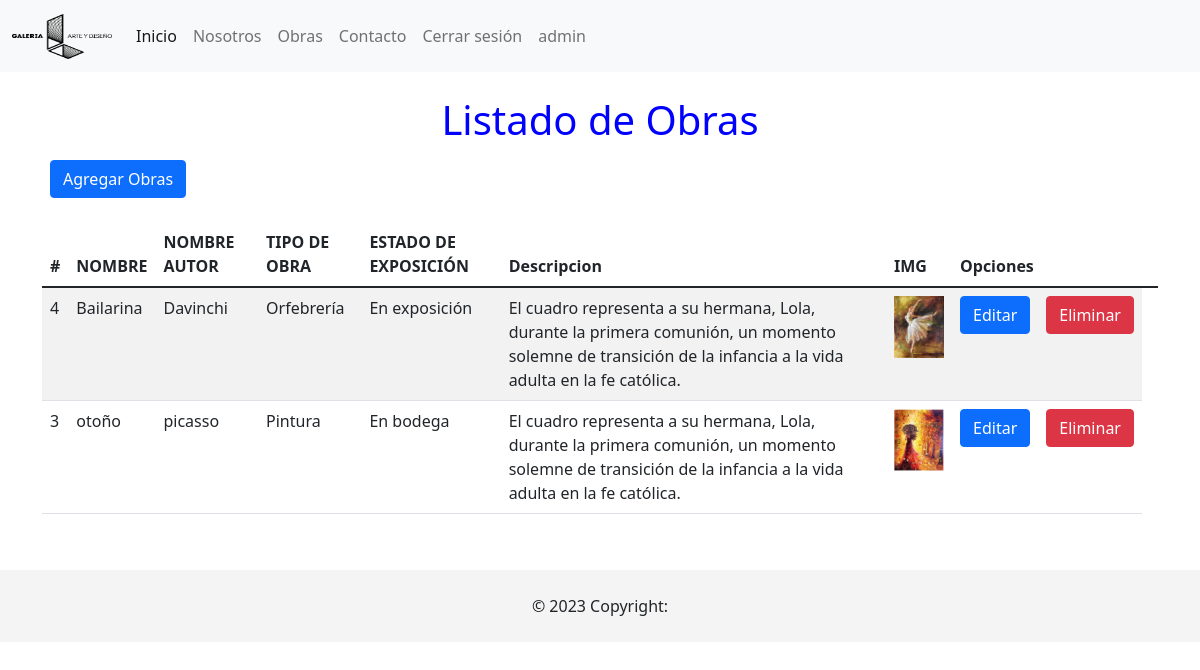
Page /gestioncur (signed in) on the committed database.
### alumnos/models.py (models this page shows, shortened)
class Obras(models.Model):
    codigo           = models.CharField(primary_key=True, max_length=6, verbose_name='codigo')
    nombre          = models.CharField(max_length=150, verbose_name='nombre')
    nombre_autor           = models.CharField(max_length=150, verbose_name='nombre_autor')
    tipo          =models.IntegerField(verbose_name='tipo')
    estado           = models.IntegerField(verbose_name='estado')
    descripcion          = models.TextField(verbose_name='descripcion')
    img              = models.ImageField(upload_to='img/', null=True, blank=True, verbose_name='img')
    class Meta:
        ordering = ['nombre']

### alumnos/views.py (the view)
# urls.py: path('gestioncur', views.gestioncur, name='gestioncur'),
@login_required
def gestioncur(request):
    obras = Obras.objects.all()
    for obr in obras:
        if obr.estado == 1:
            obr.estado = 'En exposición'
        else:
            obr.estado = 'En bodega'
        if obr.tipo == 1:
            obr.tipo = 'Orfebrería'
        elif obr.tipo == 2:
            obr.tipo = 'Pintura'
        else:
            obr.tipo = 'Escultura'
    context={"obras":obras}
    return render(request, 'alumnos/gestion/gestioncur.html', context)

### alumnos/templates/alumnos/gestion/gestioncur.html (shortened to what this page needs)
{% extends "../base.html" %}
{% block body %}
    <div class="row">
        <div class="col-sm-12">
            <h1>Listado de Obras</h1>
            <div class="p-2">
                <a href="{% url 'nuevocur' %}" class="btn btn-primary">Agregar Obras</a>
              </div>
            <div class="table-responsive py-3">
                <table class="table table-striped">
                    <thead>
                        <tr>
                            <th>#</th>
                            <th>NOMBRE</th>
                            <th>NOMBRE AUTOR</th>
                            <th>TIPO DE OBRA</th>
                            <th>ESTADO DE EXPOSICIÓN</th>
                            <th>Descripcion</th>
                            <th>IMG</th>
                            {% if user.username == 'admin' %}
                            <th colspan="5">Opciones</th>
                            {% endif %}
                            <th></th>
                        </tr>
                    </thead>
                    <tbody>
                        {% for obr in obras %}
                        <tr>
                            <td>{{obr.codigo}}</td>
                            <td>{{obr.nombre}}</td>
                            <td>{{obr.nombre_autor}}</td>
                            <td>{{obr.tipo}}</td>
                            <td>{{obr.estado}}</td>
                            <td>{{obr.descripcion}}</td>
                            <td><img src="{{obr.img.url}}" alt="" width="50px"></td>
                                <td><a href="editarcur/{{obr.codigo}}" class="btn btn-primary">Editar </a></td>
                                <td><a href="borrarcur/{{obr.codigo}}" class="btn btn-danger btnEliminacion">Eliminar</a></td>
                        </tr>
                        {% endfor %}
                    </tbody>
                </table>
            </div>
        </div>
    </div>
{% endblock %}

### alumnos/templates/alumnos/base.html (shortened to what this page needs)
{% load static %}
<!DOCTYPE html>
<html lang="es">
<head>
    <link rel="stylesheet" href="{% static 'css/mystiles.css' %}">
    <link href="{% static 'css/bootstrap.min.css' %}" rel="stylesheet">
    <link href="https://cdn.jsdelivr.net/npm/bootstrap@5.0.2/dist/css/bootstrap.min.css" rel="stylesheet"
>
</head>
<body>
    <nav class="navbar navbar-expand-lg navbar-light bg-light">
        <div class="container-fluid">
            <a class="navbar-brand" href="#">
                <img src="{% static 'img/nav_/LOGOARTE.png' %}" alt="" width="100" height="45"
                    class="d-inline-block align-text-top">
            </a>
            <div class="collapse navbar-collapse" id="navbarNav">
                <ul class="navbar-nav">
                    <li class="nav-item">
                        <a class="nav-link active" aria-current="page" href="{% url 'home' %}">Inicio</a>
                    </li>
                    <li class="nav-item">
                        <a class="nav-link" href="{% url 'nosotros' %}">Nosotros</a>
                    </li>
                    <li class="nav-item">
                        <a class="nav-link" href="{% url 'obras' %}">Obras</a>
                    </li>
                    <li class="nav-item">
                        <a class="nav-link" href="{% url 'contacto' %}">Contacto</a>
                    </li>
                    {% if user.is_authenticated %}
                        <li class="nav-item">
                            <a class="nav-link" href="{% url 'logout' %}">Cerrar sesión</a>
                        </li>
                        <li class="nav-item">
                            <a  class="nav-link" href=""> {{ user.username }}</a>
                        </li>
                    {% else %}
                        <li class="nav-item">
                            <a  class="nav-link" href="/accounts/login">Login</a>
                        </li>
                    {% endif %}
                </ul>
            </div>
        </div>
    </nav>
    <div class="container py-4">
        {% block body %}
        {% endblock %}
    </div>
    <footer>
      <div class="text-center p-4" style="background-color: #f5f4f4;">
        © 2023 Copyright:
      </div>
    </footer>
</body>
</html>

### alumnos/static/css/mystiles.css (style rules this page uses)
* { margin: 0px; padding: 0px; }
h1 { color: blue; font-size: 50px; text-align: center; }

### rows in the picture
Obras: codigo "4", nombre "Bailarina", nombre_autor "Davinchi", tipo "Orfebrería", estado "En exposición", descripcion "El cuadro representa a su hermana, Lola, durante la primera comunión, un momento solemne de transición de la infancia a la vida adulta en la fe católica.", img (picture)
Obras: codigo "3", nombre "otoño", nombre_autor "picasso", tipo "Pintura", estado "En bodega", descripcion "El cuadro representa a su hermana, Lola, durante la primera comunión, un momento solemne de transición de la infancia a la vida adulta en la fe católica.", img (picture)

### other values in the picture
{{ user.username }} "admin"
